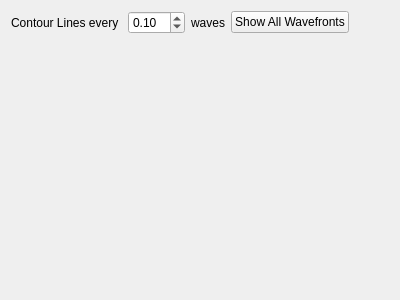
<?xml version="1.0" encoding="UTF-8"?>
<ui version="4.0">
 <class>contourView</class>
 <widget class="QWidget" name="contourView">
  <property name="geometry">
   <rect>
    <x>0</x>
    <y>0</y>
    <width>400</width>
    <height>300</height>
   </rect>
  </property>
  <property name="windowTitle">
   <string>Form</string>
  </property>
  <layout class="QVBoxLayout" name="verticalLayout">
   <item>
    <layout class="QHBoxLayout" name="horizontalLayout">
     <item>
      <widget class="QLabel" name="label">
       <property name="text">
        <string>Contour Lines every </string>
       </property>
      </widget>
     </item>
     <item>
      <widget class="QDoubleSpinBox" name="doubleSpinBox">
       <property name="minimum">
        <double>0.020000000000000</double>
       </property>
       <property name="singleStep">
        <double>0.025000000000000</double>
       </property>
       <property name="value">
        <double>0.100000000000000</double>
       </property>
      </widget>
     </item>
     <item>
      <widget class="QLabel" name="label_2">
       <property name="text">
        <string>waves</string>
       </property>
      </widget>
     </item>
     <item>
      <widget class="QPushButton" name="pushButton">
       <property name="text">
        <string>Show All Wavefronts</string>
       </property>
      </widget>
     </item>
     <item>
      <spacer name="horizontalSpacer">
       <property name="orientation">
        <enum>Qt::Horizontal</enum>
       </property>
       <property name="sizeHint" stdset="0">
        <size>
         <width>40</width>
         <height>20</height>
        </size>
       </property>
      </spacer>
     </item>
    </layout>
   </item>
   <item>
    <widget class="ContourPlot" name="widget" native="true">
     <property name="sizePolicy">
      <sizepolicy hsizetype="Preferred" vsizetype="Preferred">
       <horstretch>0</horstretch>
       <verstretch>10</verstretch>
      </sizepolicy>
     </property>
    </widget>
   </item>
  </layout>
 </widget>
 <customwidgets>
  <customwidget>
   <class>ContourPlot</class>
   <extends>QWidget</extends>
   <header location="global">contourplot.h</header>
   <container>1</container>
  </customwidget>
 </customwidgets>
 <resources/>
 <connections/>
</ui>
